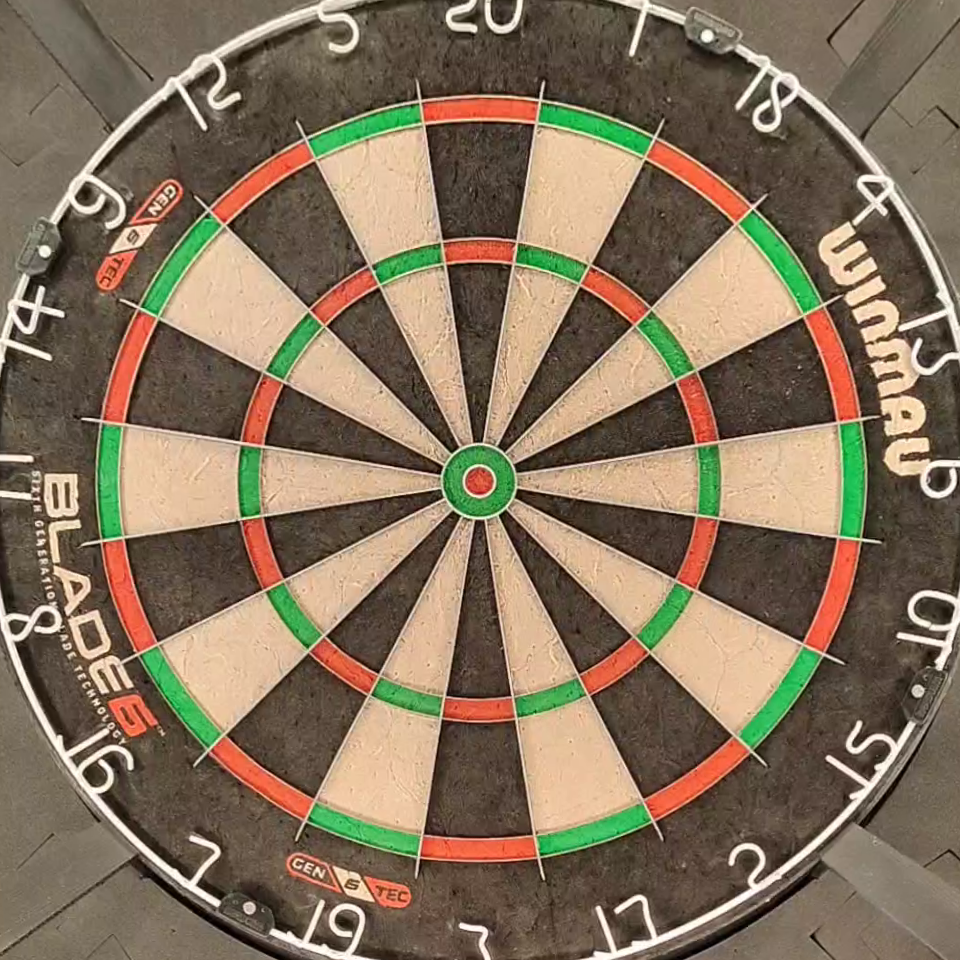
#> input picture board_rectified.png, 960 x 960 px, given in place of dart_normal.mp4, which was not available
$ python debuggerv2.py
#> lines starting #> are read from the running program, lines starting #| are printed output that depends on the picture; after the words box and inside, x2 and y2 are one past the last pixel; in counts of white or black regions, pixels touching at a corner belong together; pictures that were not available may be replaced by others from this repository, and a replacement may not be noted
import cv2
import numpy as np
import os

# --- KONFIGURACJA ---
SCRIPT_PATH = os.path.dirname(os.path.abspath(__file__))
PROJECT_ROOT = os.path.dirname(SCRIPT_PATH)
VIDEO_PATH = os.path.join(PROJECT_ROOT, "pics", "dart_normal.mp4")
OUTPUT_DIR = os.path.join(PROJECT_ROOT, "output")

# Parametry detekcji (Twoje sprawdzone + próg szumu)
MIN_AREA_DART = 1000
MAX_AREA_DART = 7000
MAX_PLAYER_AREA = 7000
MIN_FRAMES_STABLE = 15
MOTION_THRESHOLD = 30    # Wróciłem do 45 (mniej szumu na starcie)

# NOWE: Wszystko co przetrwa morfologię, ale jest mniejsze niż to, wylatuje.
MIN_NOISE_AREA = 900

# --- INICJALIZACJA ---
cap = cv2.VideoCapture(VIDEO_PATH)
ret, first_frame = cap.read()
#> first_frame is the input picture: shape (960, 960, 3); mean B, G, R 92.4, 114.4, 132.3
if not ret: exit()

raw_crop = first_frame[200:1280, :]
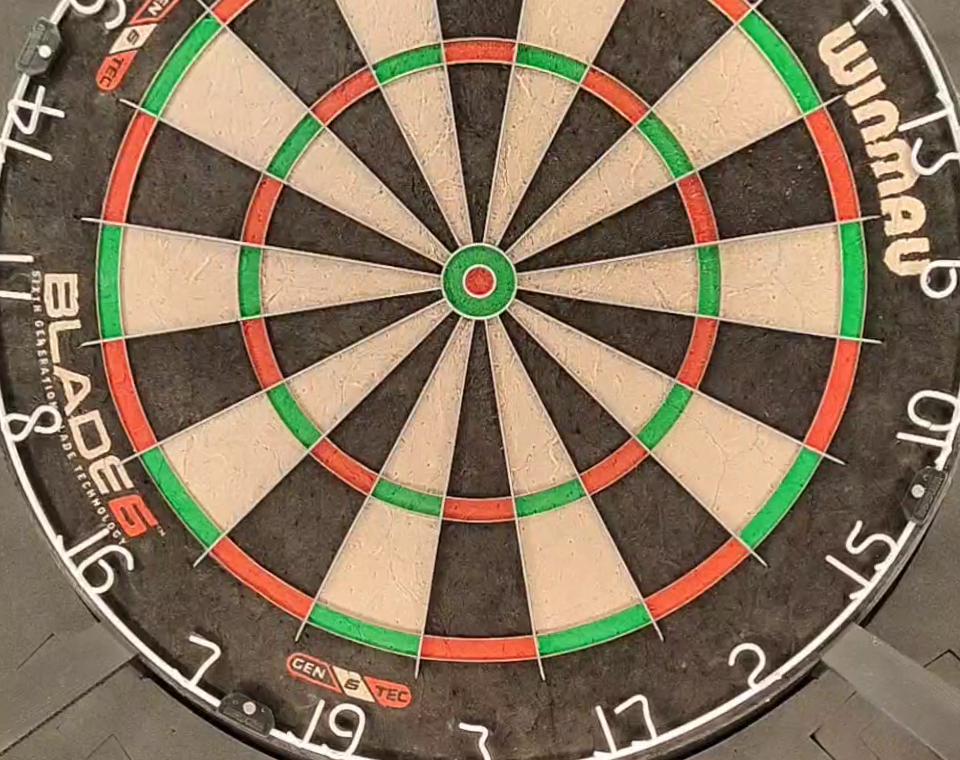
#> raw_crop: shape (760, 960, 3); mean B, G, R 93.6, 116.5, 135.5
gray_bg = cv2.cvtColor(raw_crop, cv2.COLOR_BGR2GRAY)
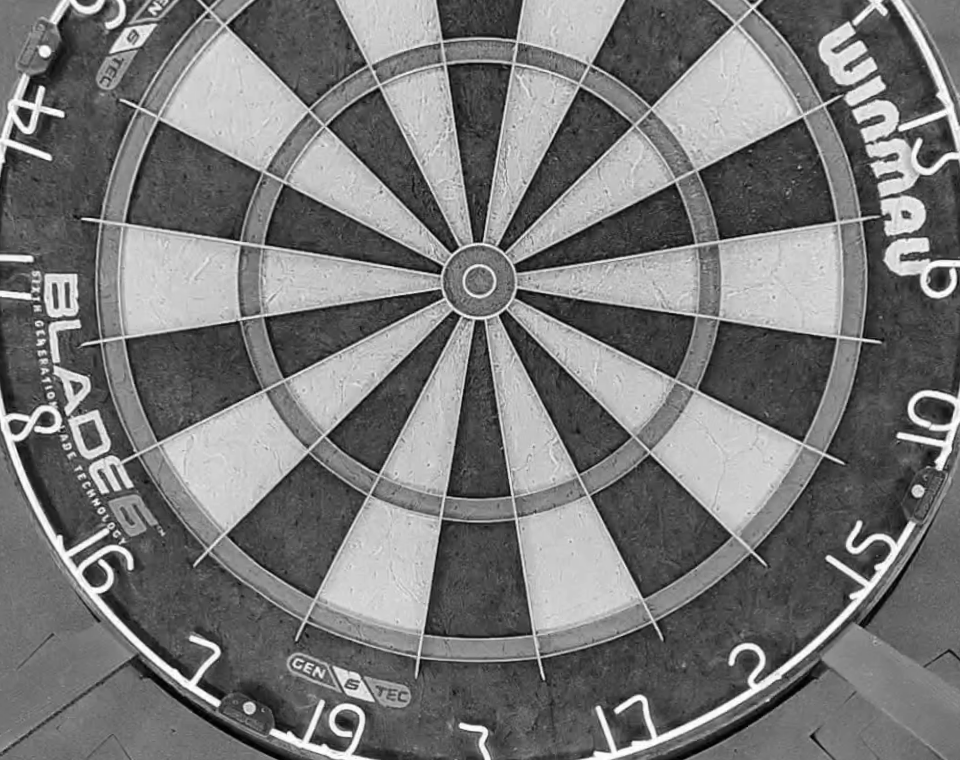
#> gray_bg: shape (760, 960); min 0, max 255, mean 119.5
gray_bg = cv2.GaussianBlur(gray_bg, (5, 5), 0)

prev_gray = gray_bg.copy()
current_bg_gray = gray_bg.copy()
frames_stable = 0
last_valid_mask = np.zeros_like(gray_bg)

print("--- TRYB HYBRYDOWY (Twoja morfologia + Inteligentny filtr) ---")

while True:
    ret, frame = cap.read()
    if not ret:
        cap.set(cv2.CAP_PROP_POS_FRAMES, 0)
        continue

    # 1. Przetwarzanie
    raw_crop = frame[200:1280, :]
    gray = cv2.cvtColor(raw_crop, cv2.COLOR_BGR2GRAY)
    gray = cv2.GaussianBlur(gray, (5, 5), 0)

    # 2. Stabilizacja
    delta = cv2.absdiff(prev_gray, gray)
#> delta: shape (760, 960); every value is 0
    thresh = cv2.threshold(delta, 25, 255, cv2.THRESH_BINARY)[1]

    if cv2.countNonZero(thresh) < 35:
        frames_stable += 1
    else:
        frames_stable = 0
    prev_gray = gray.copy()

    # 3. Logika detekcji
    if frames_stable == MIN_FRAMES_STABLE:

        diff = cv2.absdiff(current_bg_gray, gray)
        _, mask = cv2.threshold(diff, MOTION_THRESHOLD, 255, cv2.THRESH_BINARY)

        # --- ETAP 1: MORFOLOGIA (Twoja - sprawdzona) ---
        # Close (sklejanie) - ale mniejszym ziarnem, żeby nie robić siatki
        kernel_glue = np.ones((3, 3), np.uint8)
        mask = cv2.morphologyEx(mask, cv2.MORPH_CLOSE, kernel_glue)

        # Open (czyszczenie) - to "gumkuje" drobny piasek, zanim się poskleja
        kernel_clean = np.ones((3, 3), np.uint8)
        mask = cv2.morphologyEx(mask, cv2.MORPH_OPEN, kernel_clean)

        # --- ETAP 2: INTELIGENTNY FILTR (Dla pewności) ---
        # Teraz, gdy morfologia zrobiła swoje, sprawdzamy co zostało.
        # Jeśli zostały 2 plamy: jedna wielka (rzutka) i jedna mała (błąd),
        # to ten kod usunie tę małą.

        contours, _ = cv2.findContours(mask, cv2.RETR_EXTERNAL, cv2.CHAIN_APPROX_SIMPLE)
        clean_mask = np.zeros_like(mask)

        for cnt in contours:
            area = cv2.contourArea(cnt)
            # Zostawiamy tylko to, co jest większe niż szum
            if area > MIN_NOISE_AREA:
                cv2.drawContours(clean_mask, [cnt], -1, 255, -1)

        mask = clean_mask
        change_area = cv2.countNonZero(mask)

        # --- WYNIKI ---
        if change_area > 50:
            last_valid_mask = mask.copy()

            cv2.putText(last_valid_mask, f"AREA: {change_area}", (50, 100),
                        cv2.FONT_HERSHEY_SIMPLEX, 2, (255), 3)

            print(f"[POMIAR] AREA: {change_area}", end="")

            if MIN_AREA_DART < change_area < MAX_AREA_DART:
                print(" -> RZUTKA")
                current_bg_gray = gray.copy()
                cv2.putText(last_valid_mask, "RZUTKA", (50, 180), cv2.FONT_HERSHEY_SIMPLEX, 1.5, (150), 2)

            elif change_area >= MAX_PLAYER_AREA:
                print(" -> RESET")
                current_bg_gray = gray.copy()
                cv2.putText(last_valid_mask, "RESET", (50, 180), cv2.FONT_HERSHEY_SIMPLEX, 1.5, (150), 2)
            else:
                print(" -> ??? (Za male na rzutke)")
                cv2.putText(last_valid_mask, "???", (50, 180), cv2.FONT_HERSHEY_SIMPLEX, 1.5, (150), 2)

    # --- WIZUALIZACJA ---
    cv2.putText(raw_crop, f"Stable: {frames_stable}/{MIN_FRAMES_STABLE}", (10, 50),
                cv2.FONT_HERSHEY_SIMPLEX, 1, (0, 255, 0), 2)
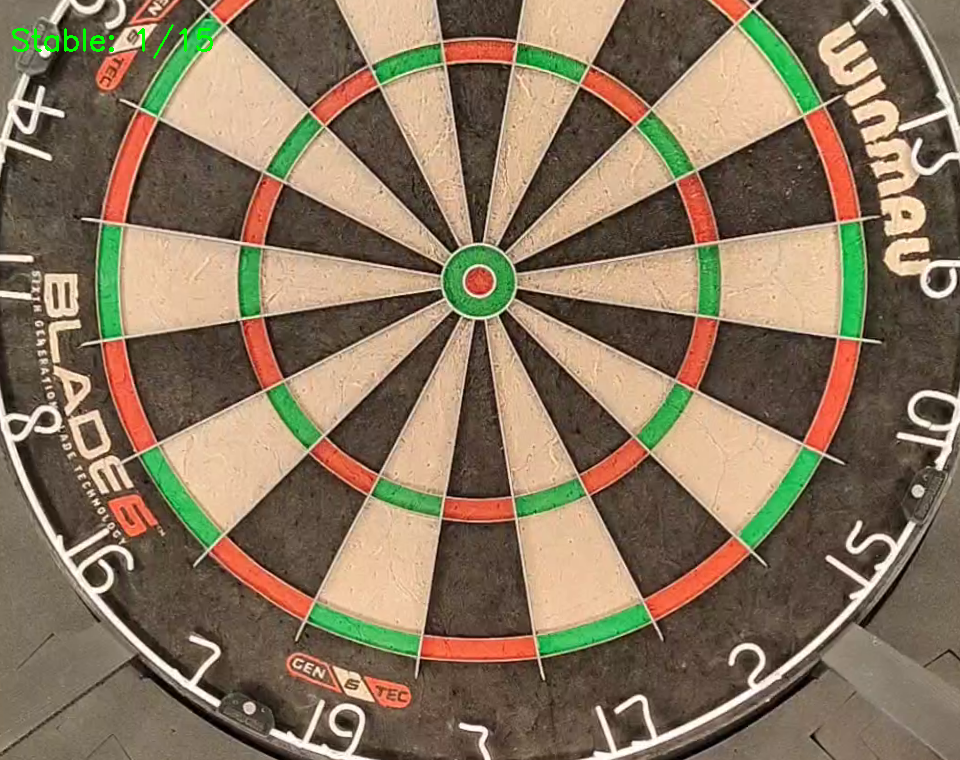
#> raw_crop: shape (760, 960, 3); 0.17% of pixels changed, all inside (x1, y1, x2, y2) = (12, 24, 213, 59)

    cv2.imshow("OSTATNIA MASKA", last_valid_mask)
    cv2.imshow("Podglad Kamery", raw_crop)
    cv2.imwrite(os.path.join(OUTPUT_DIR, "mask.png"), last_valid_mask)
    cv2.imwrite(os.path.join(OUTPUT_DIR, "photo.png"), raw_crop)

    if cv2.waitKey(1) & 0xFF == ord('q'): break
#> (key q is pressed here)

cap.release()
cv2.destroyAllWindows()
